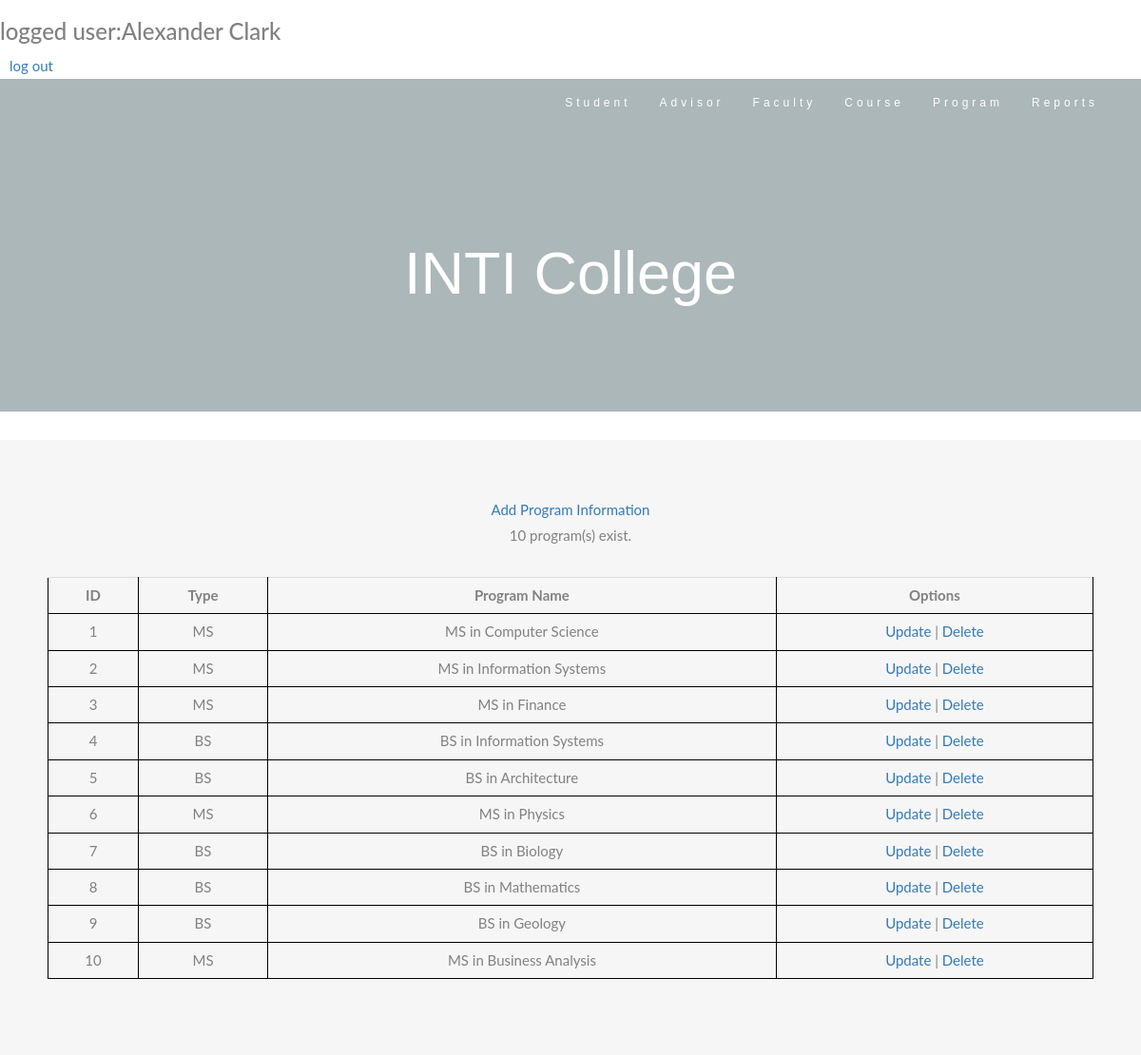
/program/program.php (signed in), run on the app's committed database.
### tables this page shows
CREATE TABLE IF NOT EXISTS `program` (
  `program_id` int NOT NULL AUTO_INCREMENT,
  `type` varchar(255) DEFAULT NULL,
  `program_name` varchar(255) DEFAULT NULL,
  PRIMARY KEY (`program_id`) USING BTREE
);

### program/program.php (the view, shortened to what this page needs)
<?php
include '../mysql.php';
$sql = "select * from program";
$result = mysqli_query($conn,$sql);
 ?>
<!DOCTYPE html>
<html>
    <head>
        <link rel="stylesheet" href="https://maxcdn.bootstrapcdn.com/bootstrap/3.3.7/css/bootstrap.min.css">
        <link rel="stylesheet" href="../RegistrationStyle.css" >
        <h3>logged user:<?php echo $_SESSION['user']?></h3>
        <a style="margin: 10px" href="../login.php">log out</a>
    </head>
    <body id="programInfoPage">
        <nav class="navbar navbar-default">
            <div class="container">
                <div class="navbar-header">
                    <a class="navbar-brand" href="#AdvisorPage"></a>
                </div>
                <div class="collapse navbar-collapse" id="myNavbar">
                    <ul class="nav navbar-nav navbar-right">
                        <li><a href="../index_admin.php">Student</a></li>
                        <li><a href="../advisor/advisor.php">Advisor</a></li>
                        <li><a href="../faculty/faculty.php">Faculty</a></li>
                        <li><a href="../course/course.php">Course</a></li>
                        <li><a href="../program/program.php">Program</a></li>
                        <li><a href="../report.php">Reports</a></li>
                    </ul>
                </div>
            </div>
        </nav>
        <div class="jumbotron text-center">
            <h1>INTI College</h1>
        </div>
        <div class="container-fluid bg-grey text-center" >
            <div class="row">
                <div class="col">
                    <a href="add.php">Add Program Information</a><br>
                    <?php echo mysqli_num_rows($result); ?> program(s) exist.
                </div>
            </div>
            <div class="col justify-content-center">
                <table class="table">
                    <th style="text-align:center">ID</th>
                    <th style="text-align:center">Type</th>
                    <th style="text-align:center">Program Name</th>
                    <th style="text-align:center">Options</th>
                    <?php
                    if (mysqli_num_rows($result) > 0)
                    {
                        while ($row = mysqli_fetch_assoc($result))
                        {
                            ?>
                            <tr>
                                <td><?php echo  $row['program_id'];  ?></td>
                                <td><?php echo  $row['type'];  ?></td>
                                <td><?php echo  $row['program_name'];  ?></td>
                                <td>
                                    <a href="edit.php?id=<?php echo  $row['program_id'];  ?>">Update</a> |
                                    <a href="javascript:del_sure(<?php echo  $row['program_id'];  ?>)">Delete</a>
                                </td>
                            </tr>
                            <?php
                        }
                    }
                    else
                    {
                        echo 'No data';
                    }
                    ?>
                </table>
            </div>
        </div>
    </body>
</html>

### RegistrationStyle.css (style rules this page uses)
body { font: 400 15px Lato, sans-serif; line-height: 1.8; color: #818181; }
.table, th, tr, td { text-align: center; margin-top: 30px; border: 1px solid black; padding: 10px; }
.jumbotron { background-color: #abb7b8; color: #fff; padding: 100px 25px; font-family: Montserrat, sans-serif; }
.container-fluid { padding: 60px 50px; }
.bg-grey { background-color: #f6f6f6; }
.navbar { margin-bottom: 0; background-color: #abb7b8; z-index: 9999; border: 0; font-size: 12px !important; line-height: 1.42857143 !important; letter-spacing: 4px; border-radius: 0; font-family: Montserrat, sans-serif; }
.navbar li a, .navbar .navbar-brand { color: #fff !important; }

### data on the page
program: program_id "1", type "MS", program_name "MS in Computer Science"
program: program_id "2", type "MS", program_name "MS in Information Systems"
program: program_id "3", type "MS", program_name "MS in Finance"
program: program_id "4", type "BS", program_name "BS in Information Systems"
program: program_id "5", type "BS", program_name "BS in Architecture"
program: program_id "6", type "MS", program_name "MS in Physics"
program: program_id "7", type "BS", program_name "BS in Biology"
program: program_id "8", type "BS", program_name "BS in Mathematics"
program: program_id "9", type "BS", program_name "BS in Geology"
program: program_id "10", type "MS", program_name "MS in Business Analysis"

### other printed values
$_SESSION['user'] "Alexander Clark"
mysqli_num_rows($result) "10"
